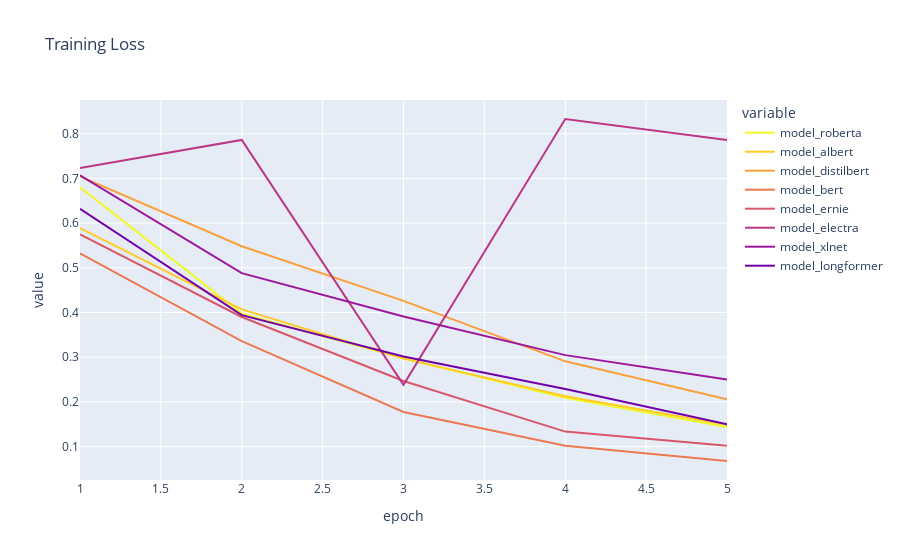

The code cell stored with this chart in its notebook:
### Code cell
fig = px.line(df, x='epoch', y=df.columns[1:9], color_discrete_sequence=px.colors.sequential.Plasma_r, #["red", "green", "blue", "goldenrod", "magenta"],
             title="Training Loss")

# Show plot 
fig.show()

### Figure 1 — Plotly figure (JSON) as saved in the notebook; plotly's stock layout.template omitted (floating-point values rounded to 4 significant figures)
{"data": [{"hovertemplate": "variable=model_roberta<br>epoch=%{x}<br>value=%{y}<extra></extra>", "legendgroup": "model_roberta", "line": {"color": "#f0f921", "dash": "solid"}, "mode": "lines", "name": "model_roberta", "orientation": "v", "showlegend": true, "type": "scatter", "x": [1, 2, 3, 4, 5], "xaxis": "x", "y": [0.6802, 0.3975, 0.2975, 0.2091, 0.1436], "yaxis": "y"}, {"hovertemplate": "variable=model_albert<br>epoch=%{x}<br>value=%{y}<extra></extra>", "legendgroup": "model_albert", "line": {"color": "#fdca26", "dash": "solid"}, "mode": "lines", "name": "model_albert", "orientation": "v", "showlegend": true, "type": "scatter", "x": [1, 2, 3, 4, 5], "xaxis": "x", "y": [0.5888, 0.4068, 0.2967, 0.2126, 0.1485], "yaxis": "y"}, {"hovertemplate": "variable=model_distilbert<br>epoch=%{x}<br>value=%{y}<extra></extra>", "legendgroup": "model_distilbert", "line": {"color": "#fb9f3a", "dash": "solid"}, "mode": "lines", "name": "model_distilbert", "orientation": "v", "showlegend": true, "type": "scatter", "x": [1, 2, 3, 4, 5], "xaxis": "x", "y": [0.7046, 0.5481, 0.4259, 0.2907, 0.2058], "yaxis": "y"}, {"hovertemplate": "variable=model_bert<br>epoch=%{x}<br>value=%{y}<extra></extra>", "legendgroup": "model_bert", "line": {"color": "#ed7953", "dash": "solid"}, "mode": "lines", "name": "model_bert", "orientation": "v", "showlegend": true, "type": "scatter", "x": [1, 2, 3, 4, 5], "xaxis": "x", "y": [0.5325, 0.3358, 0.1775, 0.1019, 0.06771], "yaxis": "y"}, {"hovertemplate": "variable=model_ernie<br>epoch=%{x}<br>value=%{y}<extra></extra>", "legendgroup": "model_ernie", "line": {"color": "#d8576b", "dash": "solid"}, "mode": "lines", "name": "model_ernie", "orientation": "v", "showlegend": true, "type": "scatter", "x": [1, 2, 3, 4, 5], "xaxis": "x", "y": [0.5745, 0.3899, 0.2468, 0.1335, 0.1017], "yaxis": "y"}, {"hovertemplate": "variable=model_electra<br>epoch=%{x}<br>value=%{y}<extra></extra>", "legendgroup": "model_electra", "line": {"color": "#bd3786", "dash": "solid"}, "mode": "lines", "name": "model_electra", "orientation": "v", "showlegend": true, "type": "scatter", "x": [1, 2, 3, 4, 5], "xaxis": "x", "y": [0.7231, 0.786, 0.238, 0.8329, 0.7857], "yaxis": "y"}, {"hovertemplate": "variable=model_xlnet<br>epoch=%{x}<br>value=%{y}<extra></extra>", "legendgroup": "model_xlnet", "line": {"color": "#9c179e", "dash": "solid"}, "mode": "lines", "name": "model_xlnet", "orientation": "v", "showlegend": true, "type": "scatter", "x": [1, 2, 3, 4, 5], "xaxis": "x", "y": [0.7068, 0.4879, 0.3908, 0.3046, 0.2502], "yaxis": "y"}, {"hovertemplate": "variable=model_longformer<br>epoch=%{x}<br>value=%{y}<extra></extra>", "legendgroup": "model_longformer", "line": {"color": "#7201a8", "dash": "solid"}, "mode": "lines", "name": "model_longformer", "orientation": "v", "showlegend": true, "type": "scatter", "x": [1, 2, 3, 4, 5], "xaxis": "x", "y": [0.6319, 0.394, 0.3015, 0.2286, 0.15], "yaxis": "y"}], "layout": {"legend": {"title": {"text": "variable"}, "tracegroupgap": 0}, "title": {"text": "Training Loss"}, "xaxis": {"anchor": "y", "domain": [0, 1], "title": {"text": "epoch"}}, "yaxis": {"anchor": "x", "domain": [0, 1], "title": {"text": "value"}}}}
